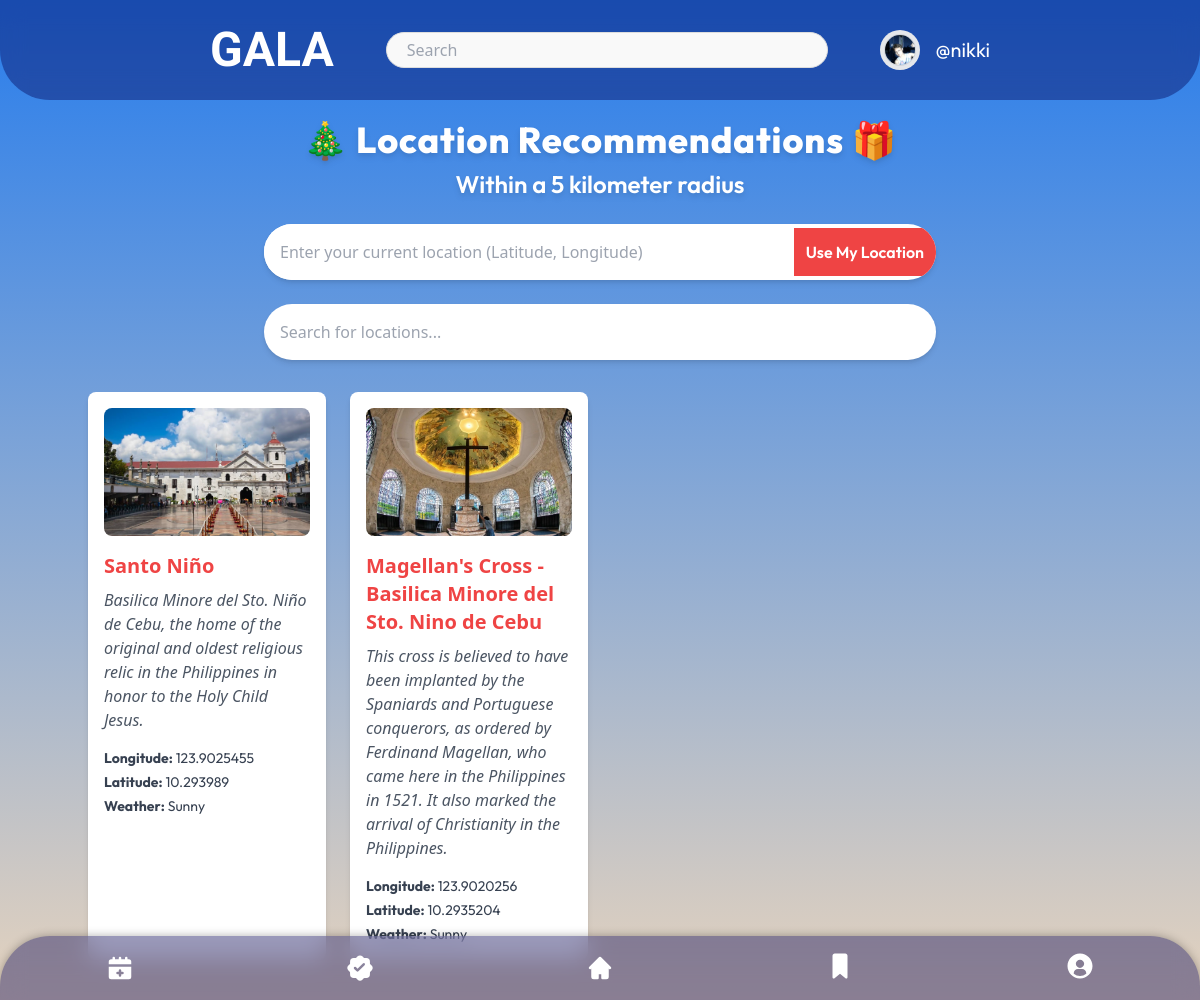
/recommendation/ (signed in), run on the app's committed database.
### user/models.py (models this page shows, shortened)
class Profile(models.Model):
    user = models.OneToOneField(User, on_delete=models.CASCADE)
    profile_picture = models.ImageField(upload_to='profile_pictures/', blank=True, null=True)

### recommendation/models.py (models this page shows, shortened)
class Location(models.Model):
    name = models.CharField(max_length=255)
    description = models.TextField()
    latitude = models.FloatField()
    longitude = models.FloatField()
    weather = models.CharField(max_length=255)
    image = models.ImageField(upload_to='location_images/', blank=True, null=True)  # Add image field
    address = models.CharField(max_length=500, blank=True, null=True)

### recommendation/views.py (the view)
# urls.py: path('', views.recommendation_view, name='recommendation'),
def recommendation_view(request):
    query = request.GET.get('search', '')
    locations = Location.objects.filter(name__icontains=query) if query else Location.objects.all()
    return render(request, 'recommendation.html', {'locations': locations, 'query': query})

### recommendation/templates/recommendation.html (shortened to what this page needs)
{% extends 'base.html' %}
{% load static %}
{% block content %}
<body class="imnida" style="background: linear-gradient(to bottom, #287dec, #e5d3be); min-height: 100vh;">
    <div class="main-content relative py-10 px-4" style="padding-top: 120px;">
        <div class="container mx-auto">
            <div class="text-center mb-6">
                <h1 class="text-4xl font-extrabold text-white tracking-wide drop-shadow-md">
                    🎄 Location Recommendations 🎁
                </h1>
                <h2 class="text-2xl font-semibold text-white mt-2 drop-shadow-md">
                    Within a 5 kilometer radius
                </h2>
            </div>
            <div class="flex justify-center mb-6">
                <div class="flex items-center w-full max-w-2xl bg-white rounded-full shadow-md overflow-hidden">
                    <input type="text" id="current-location"
                        placeholder="Enter your current location (Latitude, Longitude)"
                        class="flex-grow p-4 text-gray-700 focus:outline-none" />
                    <button id="locate-me"
                        class="bg-red-500 hover:bg-red-600 text-white font-semibold py-3 px-3 transition">
                        Use My Location
                    </button>
                </div>
            </div>
            <div class="flex justify-center mb-8">
                <input type="text" id="location-search" placeholder="Search for locations..."
                    class="w-full max-w-2xl p-4 text-gray-700 rounded-full shadow-md focus:outline-none focus:ring focus:ring-red-300" />
            </div>
            <div id="locations-container" class="grid grid-cols-1 sm:grid-cols-2 md:grid-cols-3 lg:grid-cols-4 gap-6">
                {% for location in locations %}
                <div class="location-card p-4 bg-white shadow-md rounded-lg hover:shadow-lg transition"
                    data-name="{{ location.name|lower }}" data-description="{{ location.description|lower }}">
                    {% if location.image %}
                    <img src="{{ location.image.url }}" alt="{{ location.name }}"
                        class="w-full h-32 object-cover rounded-lg mb-4">
                    {% else %}
                    <div class="w-full h-32 bg-gray-200 rounded-lg flex items-center justify-center text-gray-500 mb-4">
                        No Image
                    </div>
                    {% endif %}
                    <h3 class="text-xl font-bold text-red-500 mb-2">
                        {{ location.name }}
                    </h3>
                    <p class="text-gray-600 italic mb-4">{{ location.description }}</p>
                    <ul class="text-sm text-gray-700 space-y-1">
                        <li><strong>Longitude:</strong> {{ location.longitude }}</li>
                        <li><strong>Latitude:</strong> {{ location.latitude }}</li>
                        <li><strong>Weather:</strong> {{ location.weather }}</li>
                    </ul>
                </div>
                {% empty %}
                <div class="col-span-full text-center">
                    <p class="text-red-500 text-lg font-semibold">
                        🎅 No locations found matching your search. Try again! 🤶
                    </p>
                </div>
                {% endfor %}
            </div>
        </div>
    </div>
</body>
{% endblock %}

### templates/menu.html (shortened to what this page needs)
{% load static %}
<!DOCTYPE html>
<html lang="en">
<head>
    <script src="https://cdn.tailwindcss.com"></script>
    <link rel="stylesheet" href="{% static 'css/menu.css' %}">
    <link rel="stylesheet" href="{% static 'css/fonts.css' %}">
</head>
<body class="menu-page" data-user-authenticated="{% if user.is_authenticated %}true{% else %}false{% endif %}">
    <div class="navbar">
        <div class="flex items-center space-x-4 w-full pl-40 pr-40 justify-between">
            <div class="lobster-two-bold text-5xl text-white ">GALA</div>
            <div class="form-control flex-grow max-w-[920px] mx-auto">
                <input type="text" placeholder="Search" class="input input-bordered w-full" />
            </div>
            <div class="flex items-center h-full gap-2 text-white">
                <div
                    class="avatar w-10 h-10 rounded-full overflow-hidden bg-gray-200 border-1 border-white flex items-center justify-center">
                    {% if user.is_authenticated and user.profile.profile_picture %}
                    <img class="w-20 h-20 object-cover rounded-full ring-1 ring-gray-300 dark:ring-gray-500"
                        src="{{ user.profile.profile_picture.url }}">
                    {% else %}
                    <div class="w-20 h-20 flex items-center justify-center bg-gray-300">
                        <span class="text-xl font-medium text-gray-600">?</span>
                    </div>
                    {% endif %}
                </div>
                <span class="outfit text-xl font-regular">
                    {% if user.is_authenticated %}
                    @{{ user.username }}
                    {% else %}
                    Anonymous
                    {% endif %}
                </span>
            </div>
        </div>
    </div>
    <div class="btm-nav h-16 bg-dark text-white">
        <a href="/eventcalendar" class="flex justify-center items-center">
            <button>
            </button>
        </a>
        <a href="/recommendation" class="flex justify-center items-center">
            <button>
            </button>
        </a>
        <a href="/" class="flex justify-center items-center">
            <button>
            </button>
        </a>
        <button>
        </button>
        <div class="group relative">
            <button onclick="handleSettingsClick()" class="focus:outline-none">
            </button>
        </div>
    </div>
    {% include "authmodal.html" %}
</body>
</html>

### static/css/menu.css (style rules this page uses)
.navbar { display: flex; justify-content: space-between; align-items: center; padding: 10px 50px; height: 100px; background: rgba(3, 2, 84, 0.4); backdrop-filter: blur(12px); border-bottom-left-radius: 50px; border-bottom-right-radius: 50px; position: fixed; top: 0; left: 0; width: 100%; z-index: 9000; }
.navbar .avatar img { width: 30px; height: 30px; object-fit: cover; }
.navbar .flex { display: flex; align-items: center; gap: 16px; }
.navbar .form-control { display: flex; justify-content: center; align-items: center; flex-grow: 1; padding: 0 20px; }
.navbar .form-control input { background-color: #f9f9f9; color: #333; border: 1px solid #ddd; padding: 5px 20px; width: 100%; max-width: 720px; border-radius: 30px; }
.btm-nav { position: fixed; bottom: 0; left: 0; width: 100%; display: flex; justify-content: space-around; background: rgba(3, 2, 84, 0.4); backdrop-filter: blur(12px); padding: 10px 0; box-shadow: 0 0 10px rgba(0, 0, 0, 0.3); z-index: 9000; border-top-left-radius: 50px; border-top-right-radius: 50px; }
.btm-nav button { background: none; border: none; padding: 5px; text-align: center; display: flex; flex-direction: column; align-items: center; color: #fff; transition: all 0.3s ease; }
.btm-nav svg { width: 30px; height: 30px; color: #ffffff; }

### user/static/css/authmodal.css (style rules this page uses)
#authModal, #authModal-container, .logo, .text-center, .text-sm, .text-2xl, .font-semibold, .font-semibold, .link-text { font-family: "Outfit", sans-serif; }

### data on the page
Location: image (picture), name "Santo Niño", description "Basilica Minore del Sto. Niño de Cebu, the home of the original and oldest religious relic in the Philippines in honor to the Holy Child Jesus.", longitude "123.9025455", latitude "10.293989", weather "Sunny"
Location: image (picture), name "Magellan's Cross - Basilica Minore del Sto. Nino de Cebu", description "This cross is believed to have been implanted by the Spaniards and Portuguese conquerors, as ordered by Ferdinand Magellan, who came here in the Philippines in 1521. It also marked the arrival of Christianity in the Philippines.", longitude "123.9020256", latitude "10.2935204", weather "Sunny"

### other printed values
{{ user.username }} "nikki"
